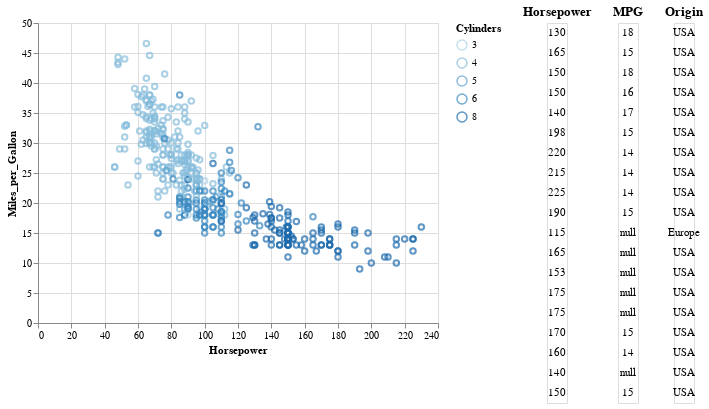

This figure's notebook cell:
### Markdown cell above
#### Brushing Scatter Plot to show data on a table

### Code cell
import altair as alt
from vega_datasets import data

source = data.cars()

# Brush for selection
brush = alt.selection(type='interval')

# Scatter Plot
points = alt.Chart(source).mark_point().encode(
    x='Horsepower:Q',
    y='Miles_per_Gallon:Q',
    color=alt.condition(brush, 'Cylinders:O', alt.value('grey'))
).add_selection(brush)

# Base chart for data tables
ranked_text = alt.Chart(source).mark_text().encode(
    y=alt.Y('row_number:O',axis=None)
).transform_window(
    row_number='row_number()'
).transform_filter(
    brush
).transform_window(
    rank='rank(row_number)'
).transform_filter(
    alt.datum.rank<20
)

# Data Tables
horsepower = ranked_text.encode(text='Horsepower:N').properties(title='Horsepower')
mpg = ranked_text.encode(text='Miles_per_Gallon:N').properties(title='MPG')
origin = ranked_text.encode(text='Origin:N').properties(title='Origin')
text = alt.hconcat(horsepower, mpg, origin) # Combine data tables

# Build chart
alt.hconcat(
    points,
    text
).resolve_legend(
    color="independent"
)

### Figure 1 — Vega-Lite specification as saved in the notebook (floating-point values rounded to 4 significant figures; data arrays with more than 128 entries replaced by an {"elided": "..."} marker saying what was removed)
{"config": {"view": {"continuousWidth": 400, "continuousHeight": 300}}, "hconcat": [{"mark": "point", "encoding": {"color": {"condition": {"field": "Cylinders", "type": "ordinal", "selection": "selector002"}, "value": "grey"}, "x": {"field": "Horsepower", "type": "quantitative"}, "y": {"field": "Miles_per_Gallon", "type": "quantitative"}}, "selection": {"selector002": {"type": "interval"}}}, {"hconcat": [{"mark": "text", "encoding": {"text": {"field": "Horsepower", "type": "nominal"}, "y": {"axis": null, "field": "row_number", "type": "ordinal"}}, "title": "Horsepower", "transform": [{"window": [{"op": "row_number", "field": "", "as": "row_number"}]}, {"filter": {"selection": "selector002"}}, {"window": [{"op": "rank", "field": "row_number", "as": "rank"}]}, {"filter": "(datum.rank < 20)"}]}, {"mark": "text", "encoding": {"text": {"field": "Miles_per_Gallon", "type": "nominal"}, "y": {"axis": null, "field": "row_number", "type": "ordinal"}}, "title": "MPG", "transform": [{"window": [{"op": "row_number", "field": "", "as": "row_number"}]}, {"filter": {"selection": "selector002"}}, {"window": [{"op": "rank", "field": "row_number", "as": "rank"}]}, {"filter": "(datum.rank < 20)"}]}, {"mark": "text", "encoding": {"text": {"field": "Origin", "type": "nominal"}, "y": {"axis": null, "field": "row_number", "type": "ordinal"}}, "title": "Origin", "transform": [{"window": [{"op": "row_number", "field": "", "as": "row_number"}]}, {"filter": {"selection": "selector002"}}, {"window": [{"op": "rank", "field": "row_number", "as": "rank"}]}, {"filter": "(datum.rank < 20)"}]}]}], "data": {"name": "data-f02450ab61490a1363517a0190416235"}, "resolve": {"legend": {"color": "independent"}}, "$schema": "https://vega.github.io/schema/vega-lite/v4.17.0.json", "datasets": {"data-f02450ab61490a1363517a0190416235": {"elided": "406 records"}}}
